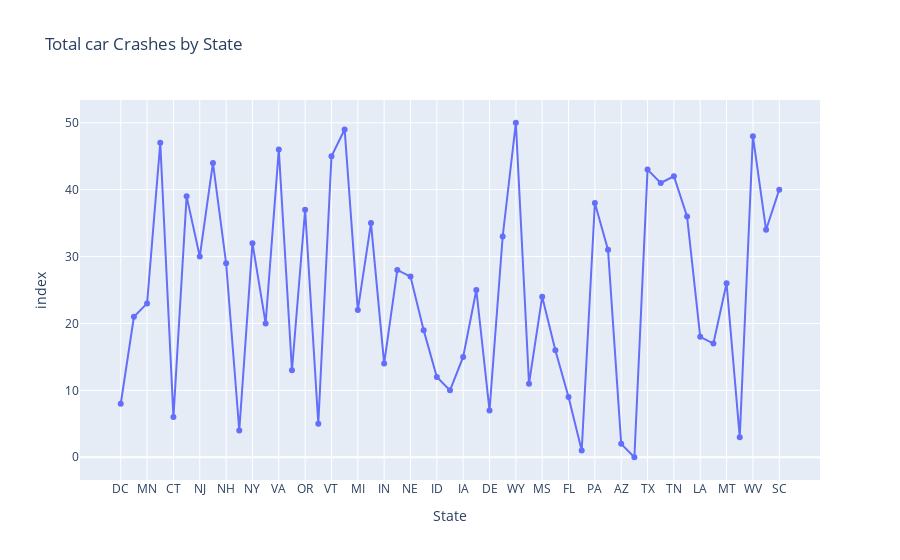

Notebook source saved alongside this figure:
### Code cell
#progressive total crashe by state
df_sorted = df.sort_values('total')
px.line(df_sorted,x='abbrev',markers=True,
        title='Total car Crashes by State',
        labels={'abbrev':'State'})

### Figure 1 — Plotly figure (JSON) as saved in the notebook; plotly's stock layout.template omitted (floating-point values rounded to 4 significant figures)
{"data": [{"hovertemplate": "State=%{x}<br>index=%{y}<extra></extra>", "legendgroup": "", "line": {"color": "#636efa", "dash": "solid"}, "marker": {"symbol": "circle"}, "mode": "lines+markers", "name": "", "orientation": "h", "showlegend": false, "type": "scatter", "x": ["DC", "MA", "MN", "WA", "CT", "RI", "NJ", "UT", "NH", "CA", "NY", "MD", "VA", "IL", "OR", "CO", "VT", "WI", "MI", "OH", "IN", "NV", "NE", "ME", "ID", "GA", "IA", "MO", "DE", "NC", "WY", "HI", "MS", "KS", "FL", "AK", "PA", "NM", "AZ", "AL", "TX", "SD", "TN", "OK", "LA", "KY", "MT", "AR", "WV", "ND", "SC"], "xaxis": "x", "y": [8, 21, 23, 47, 6, 39, 30, 44, 29, 4, 32, 20, 46, 13, 37, 5, 45, 49, 22, 35, 14, 28, 27, 19, 12, 10, 15, 25, 7, 33, 50, 11, 24, 16, 9, 1, 38, 31, 2, 0, 43, 41, 42, 36, 18, 17, 26, 3, 48, 34, 40], "yaxis": "y"}], "layout": {"legend": {"tracegroupgap": 0}, "title": {"text": "Total car Crashes by State"}, "xaxis": {"anchor": "y", "domain": [0, 1], "title": {"text": "State"}}, "yaxis": {"anchor": "x", "domain": [0, 1], "title": {"text": "index"}}}}
